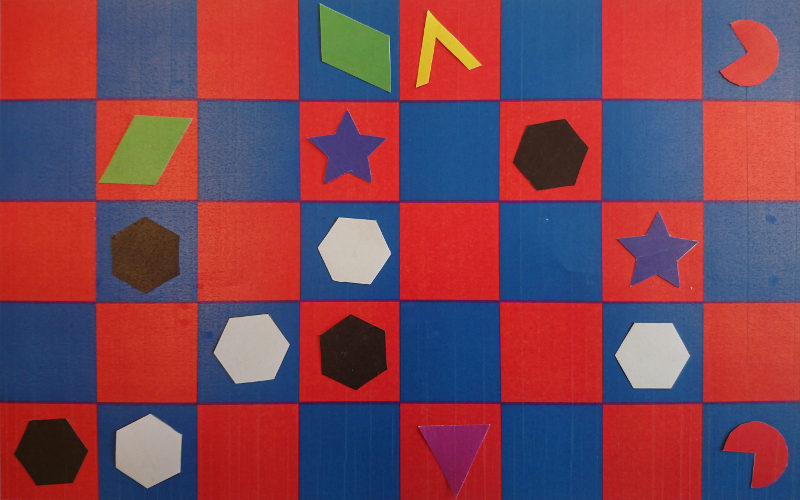
#> input picture project/images/easy01.png, 800 x 500 px
$ python find_shapes.py   (Python 2 division)   (older library calls are emulated)
#> lines starting #> are read from the running program, lines starting #| are printed output that depends on the picture
import numpy as np
from scipy import misc
import matplotlib.pyplot as plt

from scipy import misc, fftpack, ndimage

def read_img(path):
	image = misc.imread(path)
	return image

def rgb2gray(img):

    new_img = np.zeros_like(image[...,0])

    rows = img.shape[0]
    cols = img.shape[1]

    #Perception values
    red = 0.2126
    green = 0.7152
    blue = 0.0722

    for y in range(cols):
        for x in range(rows):
            r = float(img[x,y,0])
            g = float(img[x,y,1])
            b = float(img[x,y,2])

            new_img[x,y] = r*red + g*green + b*blue

    return new_img

def plot_fig(img, param = 'none', title = ''):
	fig = plt.figure()

	if param == 'none':
		plt.imshow(img,)

	if param == 'gray':
		if len(img.shape) == 3:
			img = img.squeeze()

		plt.imshow(img, cmap=plt.cm.gray, vmin=0, vmax=255)

	fig.suptitle(title)
	plt.axis('off')

def linear_comb(img, kernel):

    new_img = img.astype(np.float64)

    kernel = np.array(kernel)

    a = kernel.shape[0]
    b = kernel.shape[1]

    c = img.shape[0]
    d = img.shape[1]

    #Center of the kernel is the median of its size
    center = np.median(np.array(range(a)))

    kernel_sum = 0
    for k in range(a):
        for l in range(b):
            kernel_sum += kernel[k][l]

    for m in range(1, c-1):
        for n in range(1, d-1):

            value = 0

            for y in range(a):
                for x in range(b):
                    #c-m,c-n er der kernel-senteret befinner seg til enhver tid.
                    value += img[m-c+y][n-d+x] * kernel[x][y]

            new_img[m][n] = value/kernel_sum

    return new_img

def threshold(im, a=255/2, max=255):
    new = np.where(im > a, max, 0)
    return new

def remove_small_elements(image, structure=None):
    new_image = ndimage.morphology.binary_opening(image, structure=structure, iterations=1).astype(int)
    return new_image

def manhattan_dist(col1, col2):
    dist = np.absolute(int(col1[0]) - int(col2[0])) + np.absolute(int(col1[1]) - int(col2[1])) + np.absolute(int(col1[2]) - int(col2[2]))
    return dist

def flip_kernel(kernel):
    new_kernel = np.zeros_like(kernel)

    for y in range(1, kernel.shape[0] + 1):
        for x in range(1, kernel.shape[1] + 1):
            new_kernel[y - 1, x - 1] = kernel[-y, -x]

    return new_kernel

def convolution(image, kernel):
    # Make sure the kernel is actually a np.matrix. This way, the argument can be a two-dimensional python list.
    kernel = np.matrix(kernel)

    # Assuming n x n-kernel
    n = kernel.shape[0] // 2
    new_image = np.zeros_like(image)

    num_of_rows = image.shape[0]
    num_of_cols = image.shape[1]

    #Flips kernel, and runs correlation
    flipped_kernel = flip_kernel(kernel)

    for y in range(num_of_rows):
        for x in range(num_of_cols):
            # Iterates through each pixel in the image

            accumulator = 0

            for kernel_row in range(-n, n):
                for kernel_col in range(-n, n):
                    image_row = y + kernel_row
                    image_col = x + kernel_col

                    if image_row < 0 or image_row >= num_of_rows or image_col < 0 or image_col >= num_of_cols:
                        # Checks whether the kernel is at the edges of the image
                        accumulator += 0
                    else:
                        accumulator += image[image_row, image_col] * flipped_kernel[kernel_row, kernel_col]

            new_image[y, x] = np.float32(accumulator)
    return new_image

def calculate_magnitude(image_x, image_y):
    new_image = np.zeros_like(image_x)

    rows = image_x.shape[0]
    columns = image_x.shape[1]

    for y in range(rows):
        for x in range(columns):
            new_image[y, x] = np.sqrt(image_x[y, x]**2 + image_y[y, x]**2)

    return new_image


def fig_in_square(img, binary, y, x):


    pixels = []
    #Should pick its sample node base on a good guess

    dom_col = None
    #dom_col = [img[50][350][0], img[50][350][1], img[50][350][2]]
    square_size = 100

    a = img.shape[0] #y, i, a
    b = img.shape[1]
    print "y,x:", y * square_size, x * square_size
    #The +/- 2 is to avoid the pixels on the edges
    for i in range(y * square_size + 2, y * square_size + 100 - 2):
        for j in range(x * square_size + 2, x * square_size + 100 - 2):

                if binary[i][j] == 255: #Found white
                    pixels.append([i, j])

    print "len(pixels): ", len(pixels)
    if (len(pixels) > 100): #consider there to be enough pixels to be a figure

        #Pick the pixel with the most neighbors as reference
        sample_x = x * square_size + square_size / 2
        sample_y = y * square_size + square_size / 2
        sample = img[sample_y][sample_x]
        dom_col = [sample[0], sample[1], sample[2]]


        best_score = float('inf')
        best_col = None
        for test_col in colors:
            score = manhattan_dist(colors[test_col], dom_col)
            if(score < best_score):
                best_score = score
                best_col = test_col

        print(best_col, shapes[best_col])

        #And then we need to find center somehow - average of everything?

        sum_x = 0
        sum_y = 0
        center_x = 0
        center_y = 0
        string = str(y) + " " + str(x) + " " + str(shapes[best_col]) + " " + str(center_x) + " " + str(center_y)
        return string

    else:
        print "Not enough white to consider a figure"
        return ""

"""Some kernels"""

kernel3 = [ [1, 2, 1],
            [2, 4, 2],
            [1, 2, 1] ]

kernel5 = [  [1,4,6,4,1],
            [4,16,24,16,4],
            [6,24,36,24,6],
            [4,16,24,16,4],
            [1,4,6,4,1] ]

sobel_x = [[1, 0, -1], [2, 0, -2], [1, 0, -1]]
sobel_y = [[1, 2, 1], [0, 0, 0], [-1, -2, -1]]

test_x = [[-1, 1], [-1, 1]]
test_y = [[1, 1], [-1, -1]]

"""Shapes"""

global shapes
shapes = {

    "white":0,       #hex1
    "blue":1,        #star
    "red":2,         #pacman
    "yellow":3,      #triangle2
    "purple":4,      #triangle1
    "green":5,       #trapez
    "black":6,       #hex2
}

"""Colors"""

global colors
colors = {
    "white":[170, 170, 170],
    "blue":[70, 60, 115],
    "red":[210,60,40],
    "yellow":[215, 185, 45],
    "purple":[135, 30, 95],
    "green":[100,145,65],
    "black":[30, 30, 30],
}


#image = read_img('./images/easy01.png')
path = './images/easy01.png'
image = misc.imread(path, flatten = True)
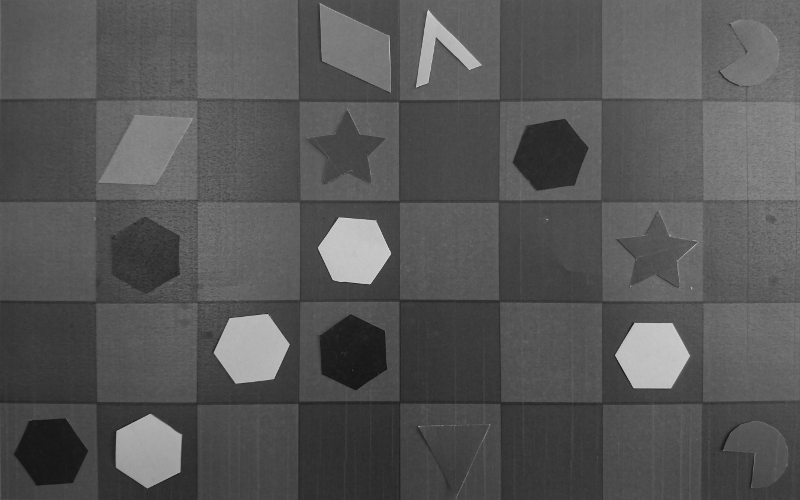
#> image: shape (500, 800) float32; min 18.86, max 217.6, mean 86.7
image_color = misc.imread(path)
#> image_color is the input picture: shape (500, 800, 3); mean R, G, B 124.5, 67.9, 83.9

image = linear_comb(image, kernel3)

resultx = convolution(image, sobel_x)
#> after the loop in convolution, `for y in range(num_of_rows):`:
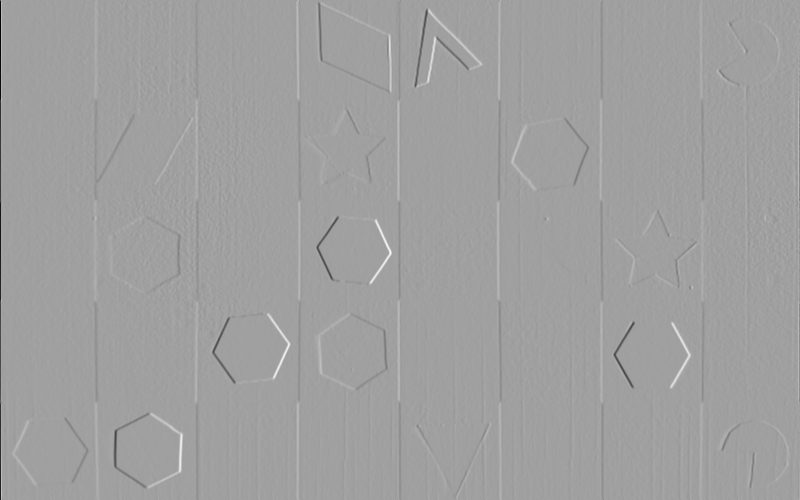
#> new_image: shape (500, 800) float64; min -212.5, max 125.4, mean -0.3; drawn with min black and max white
resulty = convolution(image, sobel_y)
magnitude = calculate_magnitude(resultx, resulty)
#> after the loop in calculate_magnitude, `for y in range(rows):`:
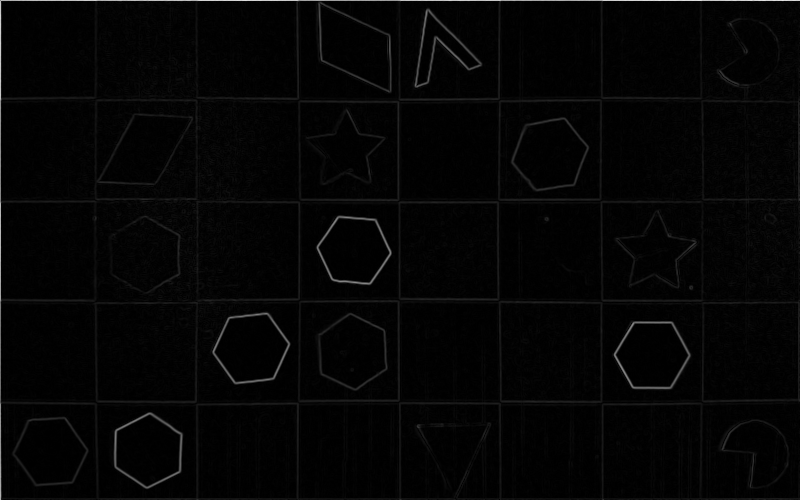
#> new_image: shape (500, 800) float64; min 0, max 230.1, mean 5.1

thresholded = threshold(magnitude, a = 25)
#> in threshold, `new = np.where(im > a, max, 0)`:
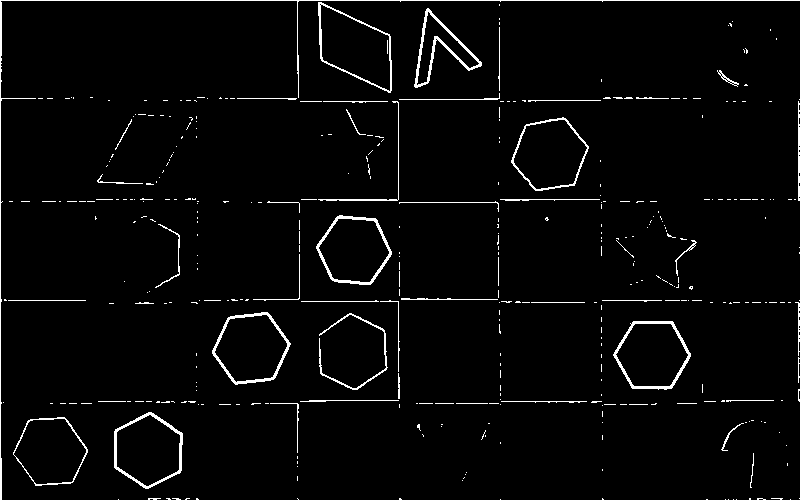
#> new: shape (500, 800) int64; 2.9% white in thin lines or dots

"""
#Noise reduction
thresholded1 = threshold(thresholded, max=1)
print thresholded1
clean_thresh = remove_small_elements(thresholded, structure = [[1,1],[1,1]])
print clean_thresh
clean_thresh = threshold(clean_thresh, a=0.5, max=255)
print clean_thresh
"""

#Iterate over in 100s (squares) to see who belong together
height = magnitude.shape[0]
#> height = 500
width = magnitude.shape[1]
#> width = 800
squares_y = height / 100
#> squares_y = 5
squares_x = width / 100
#> squares_x = 8

#Write to file
filepath = './communication.txt'
f = open(filepath, 'w')

for x in range(squares_x):
    for y in range(squares_y):
        writestring = fig_in_square(image_color, thresholded, y, x)
        if(writestring != ""):
            f.write(writestring)
            f.write('\n')
#> this loop made 8 passes

f.close()


plot_fig(magnitude, 'gray', 'magn')
plot_fig(image, 'gray', 'image')
plot_fig(resultx, 'gray', 'sobel_x')
plot_fig(resulty, 'gray', 'sobel_y')
plot_fig(thresholded, 'gray', 'thresholded')
#plot_fig(clean_thresh, 'gray', 'clean_thresh')
plot_fig(image_color, 'none', 'color')

plt.show()

#plt.savefig('filename')
